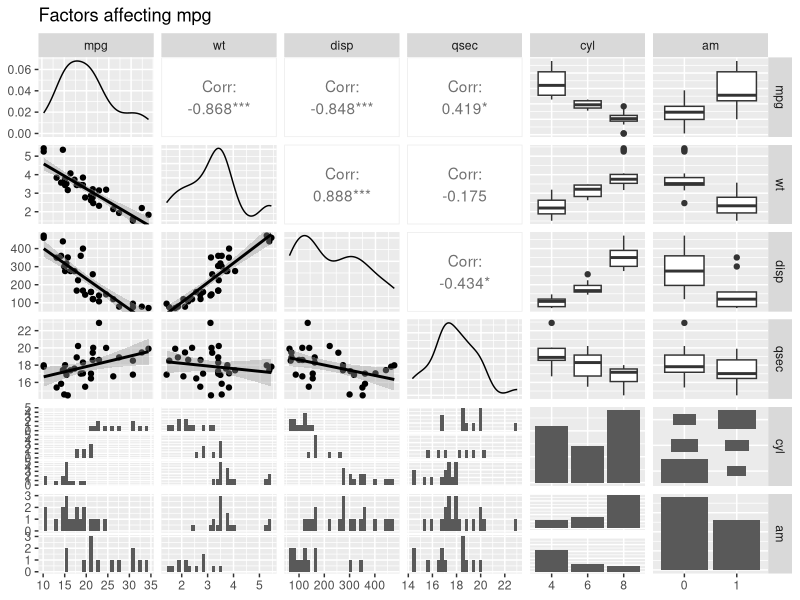
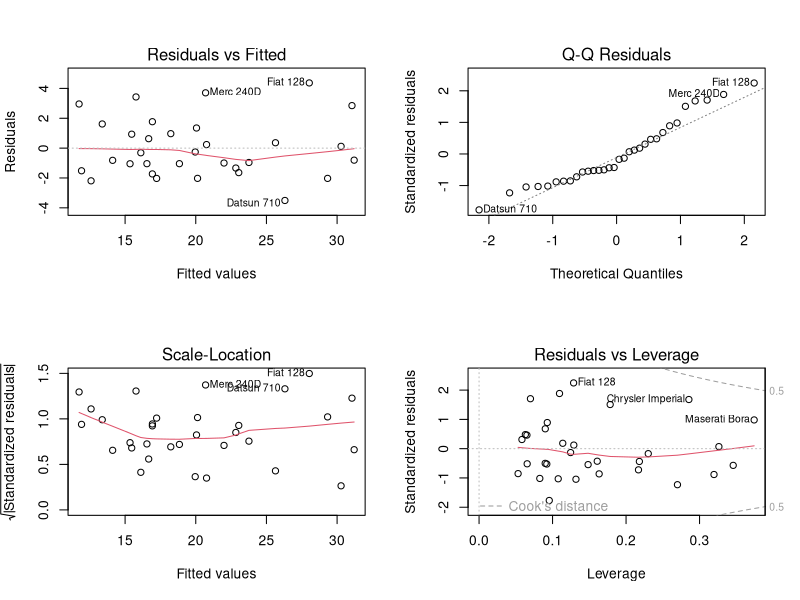

Recreate these plots in R, in order.
## ---- chunk 1
library(ggplot2)
data(mtcars)
## ---- chunk 2
mtcars$cyl <- as.factor(mtcars$cyl); mtcars$vs <- as.factor(mtcars$vs); 
mtcars$am <- as.factor(mtcars$am); mtcars$gear <- as.factor(mtcars$gear); 
mtcars$carb <- as.factor(mtcars$carb)
## ---- chunk 3
fit_wt_qsec_int3 <- lm(mpg ~ am + wt + qsec + wt*am, data = mtcars)
summ <- summary(fit_wt_qsec_int3)
summ$coefficients
## ---- chunk 4
require(GGally)
ggpairs(mtcars, lower = list(continuous = "smooth"), columns  = 
            c("mpg", "wt", "disp","qsec", "cyl","am"), title="Factors affecting mpg")
## ---- chunk 5
par(mfrow = c(2, 2))
plot(fit_wt_qsec_int3)
